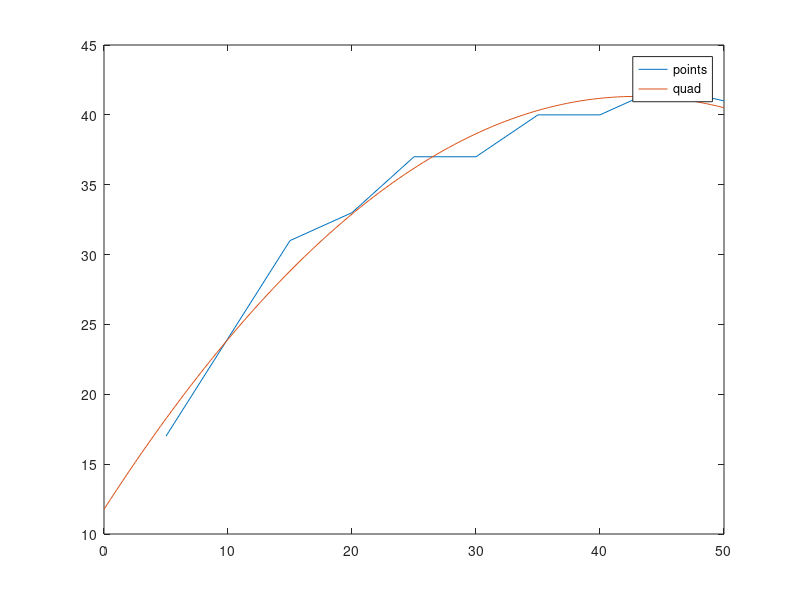

Here is the MATLAB script that generated this plot:
clc;
clear all;
close all;
x = [5 10 15 20 25 30 35 40 45 50];
y = [17 24 31 33 37 37 40 40 42 41];
plot(x,y);
hold on;
p=polyfit(x,y,1);
X=linspace(0,50);
Y=polyval(p,X);
p=polyfit(log(x),log(y),1);
Y = polyval(p,log(X));
Y = exp(Y);
p=polyfit(x./y,x,1);
a = p(1);
b = -1 * p(2);
Y = (a*X)./(b+X);
p=polyfit(x,y,2);
Y=polyval(p,X);
plot(X,Y);
legend("points","quad");
